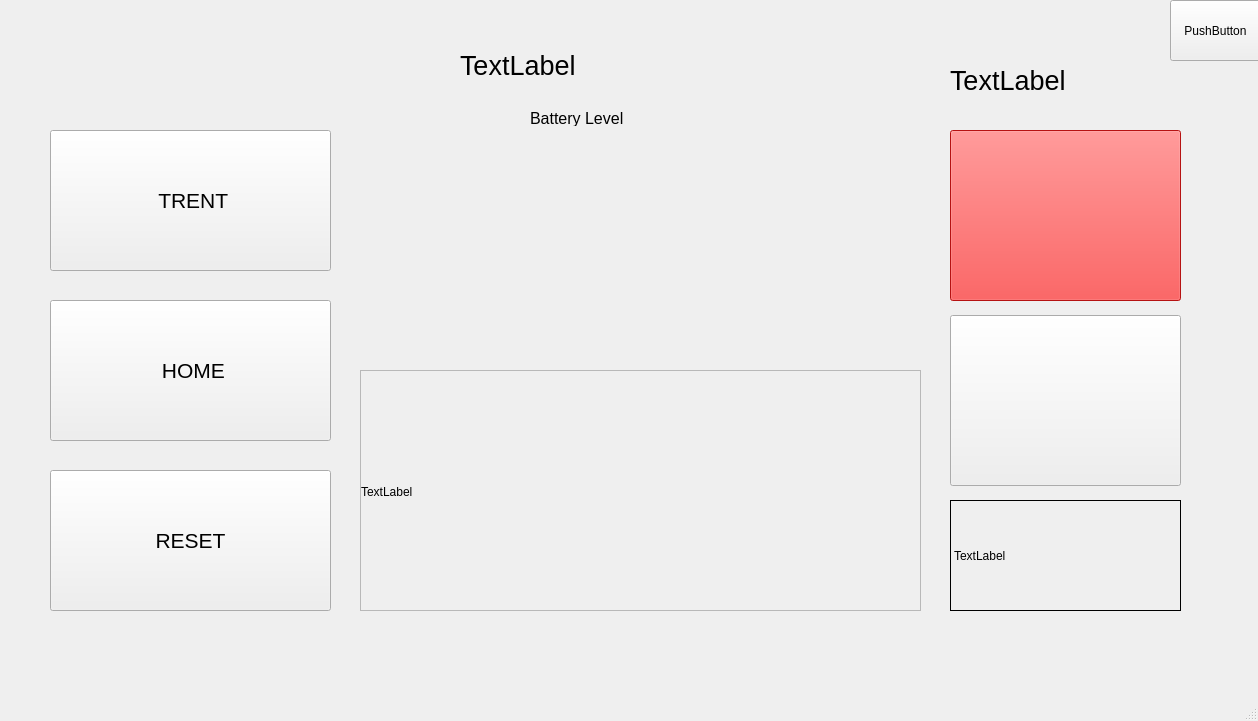
<?xml version="1.0" encoding="UTF-8"?>
<ui version="4.0">
 <class>MainWindow</class>
 <widget class="QMainWindow" name="MainWindow">
  <property name="geometry">
   <rect>
    <x>0</x>
    <y>0</y>
    <width>1258</width>
    <height>721</height>
   </rect>
  </property>
  <property name="windowTitle">
   <string>MainWindow</string>
  </property>
  <property name="toolButtonStyle">
   <enum>Qt::ToolButtonTextOnly</enum>
  </property>
  <widget class="QWidget" name="centralwidget">
   <widget class="QLabel" name="myLogo">
    <property name="geometry">
     <rect>
      <x>50</x>
      <y>10</y>
      <width>281</width>
      <height>121</height>
     </rect>
    </property>
    <property name="font">
     <font>
      <pointsize>20</pointsize>
     </font>
    </property>
    <property name="frameShape">
     <enum>QFrame::NoFrame</enum>
    </property>
    <property name="lineWidth">
     <number>0</number>
    </property>
    <property name="text">
     <string/>
    </property>
    <property name="pixmap">
     <pixmap resource="newrc.qrc">:/newicon/icons/nott.png</pixmap>
    </property>
   </widget>
   <widget class="QPushButton" name="myCall">
    <property name="geometry">
     <rect>
      <x>50</x>
      <y>130</y>
      <width>281</width>
      <height>141</height>
     </rect>
    </property>
    <property name="font">
     <font>
      <pointsize>16</pointsize>
     </font>
    </property>
    <property name="text">
     <string> TRENT</string>
    </property>
    <property name="icon">
     <iconset resource="newrc.qrc">
      <normaloff>:/newicon/icons/trent.png</normaloff>:/newicon/icons/trent.png</iconset>
    </property>
    <property name="iconSize">
     <size>
      <width>40</width>
      <height>40</height>
     </size>
    </property>
   </widget>
   <widget class="QPushButton" name="myHome">
    <property name="geometry">
     <rect>
      <x>50</x>
      <y>300</y>
      <width>281</width>
      <height>141</height>
     </rect>
    </property>
    <property name="font">
     <font>
      <pointsize>16</pointsize>
     </font>
    </property>
    <property name="text">
     <string> HOME</string>
    </property>
    <property name="icon">
     <iconset resource="newrc.qrc">
      <normaloff>:/newicon/icons/home.png</normaloff>:/newicon/icons/home.png</iconset>
    </property>
    <property name="iconSize">
     <size>
      <width>40</width>
      <height>40</height>
     </size>
    </property>
   </widget>
   <widget class="QPushButton" name="myManual">
    <property name="geometry">
     <rect>
      <x>950</x>
      <y>315</y>
      <width>231</width>
      <height>171</height>
     </rect>
    </property>
    <property name="font">
     <font>
      <pointsize>16</pointsize>
     </font>
    </property>
    <property name="text">
     <string/>
    </property>
    <property name="icon">
     <iconset resource="newrc.qrc">
      <normaloff>:/newicon/icons/control.png</normaloff>:/newicon/icons/control.png</iconset>
    </property>
    <property name="iconSize">
     <size>
      <width>150</width>
      <height>150</height>
     </size>
    </property>
   </widget>
   <widget class="QRoundProgressBar" name="widget" native="true">
    <property name="geometry">
     <rect>
      <x>490</x>
      <y>140</y>
      <width>261</width>
      <height>221</height>
     </rect>
    </property>
   </widget>
   <widget class="QPushButton" name="myStop">
    <property name="geometry">
     <rect>
      <x>950</x>
      <y>130</y>
      <width>231</width>
      <height>171</height>
     </rect>
    </property>
    <property name="palette">
     <palette>
      <active>
       <colorrole role="WindowText">
        <brush brushstyle="SolidPattern">
         <color alpha="255">
          <red>255</red>
          <green>255</green>
          <blue>255</blue>
         </color>
        </brush>
       </colorrole>
       <colorrole role="Button">
        <brush brushstyle="SolidPattern">
         <color alpha="255">
          <red>255</red>
          <green>25</green>
          <blue>25</blue>
         </color>
        </brush>
       </colorrole>
       <colorrole role="Text">
        <brush brushstyle="SolidPattern">
         <color alpha="255">
          <red>255</red>
          <green>255</green>
          <blue>255</blue>
         </color>
        </brush>
       </colorrole>
       <colorrole role="ButtonText">
        <brush brushstyle="SolidPattern">
         <color alpha="255">
          <red>255</red>
          <green>255</green>
          <blue>255</blue>
         </color>
        </brush>
       </colorrole>
       <colorrole role="Base">
        <brush brushstyle="SolidPattern">
         <color alpha="255">
          <red>255</red>
          <green>25</green>
          <blue>25</blue>
         </color>
        </brush>
       </colorrole>
       <colorrole role="Window">
        <brush brushstyle="SolidPattern">
         <color alpha="255">
          <red>255</red>
          <green>25</green>
          <blue>25</blue>
         </color>
        </brush>
       </colorrole>
       <colorrole role="HighlightedText">
        <brush brushstyle="SolidPattern">
         <color alpha="255">
          <red>166</red>
          <green>0</green>
          <blue>0</blue>
         </color>
        </brush>
       </colorrole>
       <colorrole role="PlaceholderText">
        <brush brushstyle="NoBrush">
         <color alpha="128">
          <red>255</red>
          <green>255</green>
          <blue>255</blue>
         </color>
        </brush>
       </colorrole>
      </active>
      <inactive>
       <colorrole role="WindowText">
        <brush brushstyle="SolidPattern">
         <color alpha="255">
          <red>255</red>
          <green>255</green>
          <blue>255</blue>
         </color>
        </brush>
       </colorrole>
       <colorrole role="Button">
        <brush brushstyle="SolidPattern">
         <color alpha="255">
          <red>255</red>
          <green>25</green>
          <blue>25</blue>
         </color>
        </brush>
       </colorrole>
       <colorrole role="Text">
        <brush brushstyle="SolidPattern">
         <color alpha="255">
          <red>255</red>
          <green>255</green>
          <blue>255</blue>
         </color>
        </brush>
       </colorrole>
       <colorrole role="ButtonText">
        <brush brushstyle="SolidPattern">
         <color alpha="255">
          <red>255</red>
          <green>255</green>
          <blue>255</blue>
         </color>
        </brush>
       </colorrole>
       <colorrole role="Base">
        <brush brushstyle="SolidPattern">
         <color alpha="255">
          <red>255</red>
          <green>25</green>
          <blue>25</blue>
         </color>
        </brush>
       </colorrole>
       <colorrole role="Window">
        <brush brushstyle="SolidPattern">
         <color alpha="255">
          <red>255</red>
          <green>25</green>
          <blue>25</blue>
         </color>
        </brush>
       </colorrole>
       <colorrole role="HighlightedText">
        <brush brushstyle="SolidPattern">
         <color alpha="255">
          <red>166</red>
          <green>0</green>
          <blue>0</blue>
         </color>
        </brush>
       </colorrole>
       <colorrole role="PlaceholderText">
        <brush brushstyle="NoBrush">
         <color alpha="128">
          <red>255</red>
          <green>255</green>
          <blue>255</blue>
         </color>
        </brush>
       </colorrole>
      </inactive>
      <disabled>
       <colorrole role="WindowText">
        <brush brushstyle="SolidPattern">
         <color alpha="255">
          <red>255</red>
          <green>255</green>
          <blue>255</blue>
         </color>
        </brush>
       </colorrole>
       <colorrole role="Button">
        <brush brushstyle="SolidPattern">
         <color alpha="255">
          <red>255</red>
          <green>25</green>
          <blue>25</blue>
         </color>
        </brush>
       </colorrole>
       <colorrole role="Text">
        <brush brushstyle="SolidPattern">
         <color alpha="255">
          <red>255</red>
          <green>255</green>
          <blue>255</blue>
         </color>
        </brush>
       </colorrole>
       <colorrole role="ButtonText">
        <brush brushstyle="SolidPattern">
         <color alpha="255">
          <red>255</red>
          <green>255</green>
          <blue>255</blue>
         </color>
        </brush>
       </colorrole>
       <colorrole role="Base">
        <brush brushstyle="SolidPattern">
         <color alpha="255">
          <red>255</red>
          <green>25</green>
          <blue>25</blue>
         </color>
        </brush>
       </colorrole>
       <colorrole role="Window">
        <brush brushstyle="SolidPattern">
         <color alpha="255">
          <red>255</red>
          <green>25</green>
          <blue>25</blue>
         </color>
        </brush>
       </colorrole>
       <colorrole role="HighlightedText">
        <brush brushstyle="SolidPattern">
         <color alpha="255">
          <red>166</red>
          <green>0</green>
          <blue>0</blue>
         </color>
        </brush>
       </colorrole>
       <colorrole role="PlaceholderText">
        <brush brushstyle="NoBrush">
         <color alpha="128">
          <red>255</red>
          <green>255</green>
          <blue>255</blue>
         </color>
        </brush>
       </colorrole>
      </disabled>
     </palette>
    </property>
    <property name="font">
     <font>
      <family>MS Shell Dlg 2</family>
      <pointsize>20</pointsize>
      <weight>50</weight>
      <italic>false</italic>
      <bold>false</bold>
     </font>
    </property>
    <property name="styleSheet">
     <string notr="true"/>
    </property>
    <property name="text">
     <string/>
    </property>
    <property name="icon">
     <iconset resource="newrc.qrc">
      <normaloff>:/newicon/icons/stop.png</normaloff>:/newicon/icons/stop.png</iconset>
    </property>
    <property name="iconSize">
     <size>
      <width>1000</width>
      <height>1000</height>
     </size>
    </property>
   </widget>
   <widget class="QLabel" name="myTime">
    <property name="geometry">
     <rect>
      <x>950</x>
      <y>50</y>
      <width>231</width>
      <height>61</height>
     </rect>
    </property>
    <property name="font">
     <font>
      <pointsize>20</pointsize>
     </font>
    </property>
    <property name="text">
     <string>TextLabel</string>
    </property>
   </widget>
   <widget class="QLabel" name="myMission">
    <property name="geometry">
     <rect>
      <x>460</x>
      <y>20</y>
      <width>341</width>
      <height>91</height>
     </rect>
    </property>
    <property name="sizePolicy">
     <sizepolicy hsizetype="Preferred" vsizetype="Preferred">
      <horstretch>0</horstretch>
      <verstretch>0</verstretch>
     </sizepolicy>
    </property>
    <property name="font">
     <font>
      <pointsize>20</pointsize>
     </font>
    </property>
    <property name="text">
     <string>TextLabel</string>
    </property>
   </widget>
   <widget class="QLabel" name="myBatteryLevel">
    <property name="geometry">
     <rect>
      <x>530</x>
      <y>110</y>
      <width>181</width>
      <height>16</height>
     </rect>
    </property>
    <property name="font">
     <font>
      <pointsize>12</pointsize>
     </font>
    </property>
    <property name="text">
     <string>Battery Level</string>
    </property>
   </widget>
   <widget class="QPushButton" name="myReset">
    <property name="geometry">
     <rect>
      <x>50</x>
      <y>470</y>
      <width>281</width>
      <height>141</height>
     </rect>
    </property>
    <property name="font">
     <font>
      <pointsize>16</pointsize>
     </font>
    </property>
    <property name="text">
     <string>RESET</string>
    </property>
    <property name="icon">
     <iconset>
      <normaloff>../../../Downloads/reset-removebg-preview.png</normaloff>../../../Downloads/reset-removebg-preview.png</iconset>
    </property>
    <property name="iconSize">
     <size>
      <width>40</width>
      <height>40</height>
     </size>
    </property>
   </widget>
   <widget class="QWidget" name="widget_2" native="true">
    <property name="geometry">
     <rect>
      <x>360</x>
      <y>370</y>
      <width>561</width>
      <height>241</height>
     </rect>
    </property>
    <widget class="QScrollArea" name="scrollArea">
     <property name="geometry">
      <rect>
       <x>0</x>
       <y>0</y>
       <width>561</width>
       <height>241</height>
      </rect>
     </property>
     <property name="widgetResizable">
      <bool>true</bool>
     </property>
     <widget class="QWidget" name="scrollAreaWidgetContents_2">
      <property name="geometry">
       <rect>
        <x>0</x>
        <y>0</y>
        <width>559</width>
        <height>239</height>
       </rect>
      </property>
      <widget class="QLabel" name="label_2">
       <property name="geometry">
        <rect>
         <x>0</x>
         <y>0</y>
         <width>561</width>
         <height>241</height>
        </rect>
       </property>
       <property name="text">
        <string>TextLabel</string>
       </property>
      </widget>
     </widget>
    </widget>
   </widget>
   <widget class="QPushButton" name="myExit">
    <property name="geometry">
     <rect>
      <x>1170</x>
      <y>0</y>
      <width>91</width>
      <height>61</height>
     </rect>
    </property>
    <property name="text">
     <string>PushButton</string>
    </property>
   </widget>
   <widget class="QLabel" name="myDesc">
    <property name="geometry">
     <rect>
      <x>950</x>
      <y>500</y>
      <width>231</width>
      <height>111</height>
     </rect>
    </property>
    <property name="frameShape">
     <enum>QFrame::Box</enum>
    </property>
    <property name="text">
     <string>TextLabel</string>
    </property>
   </widget>
  </widget>
  <widget class="QMenuBar" name="menubar">
   <property name="geometry">
    <rect>
     <x>0</x>
     <y>0</y>
     <width>1258</width>
     <height>22</height>
    </rect>
   </property>
  </widget>
  <widget class="QStatusBar" name="statusbar"/>
 </widget>
 <customwidgets>
  <customwidget>
   <class>QRoundProgressBar</class>
   <extends>QWidget</extends>
   <header location="global">analoggaugewidget.h</header>
   <container>1</container>
  </customwidget>
 </customwidgets>
 <resources>
  <include location="newrc.qrc"/>
 </resources>
 <connections/>
</ui>
